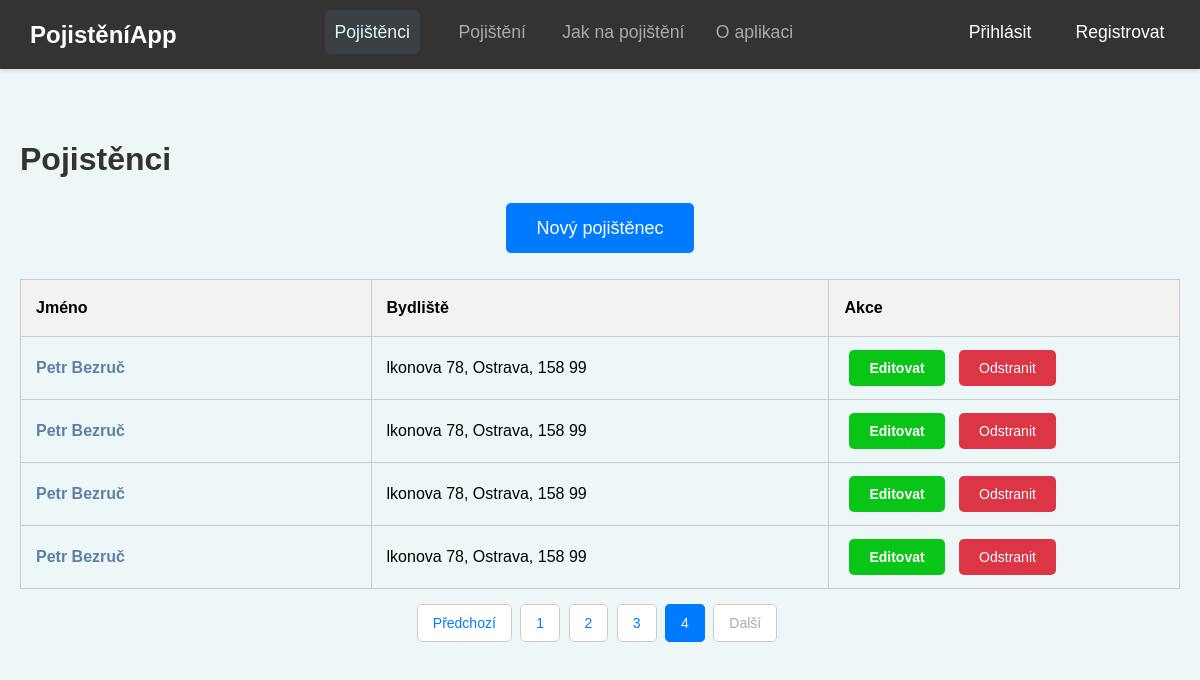
The app's page /pojisteni/seznam/?page=4, older data.
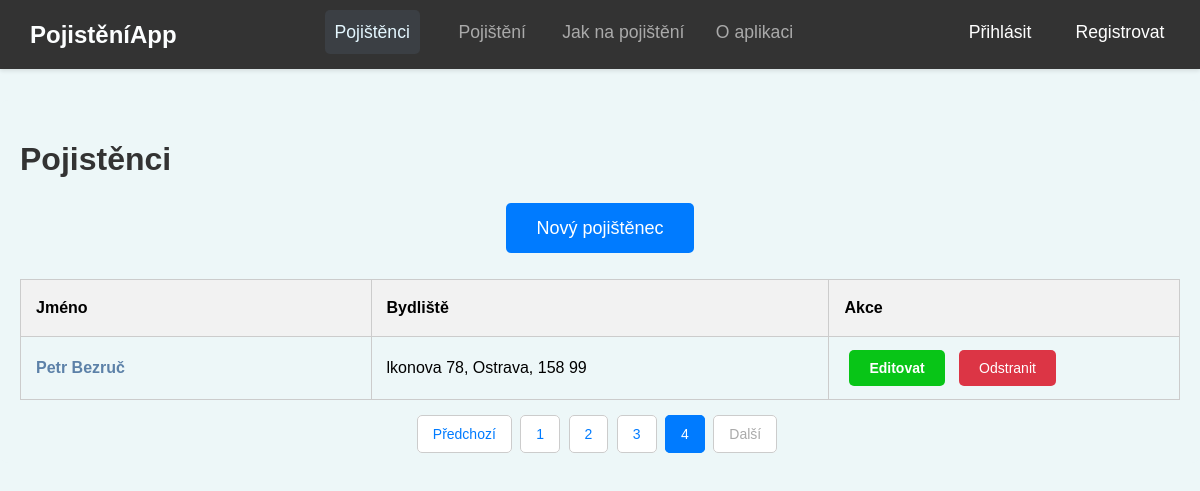
The same page, newer data.
### insurance/models.py (models this page shows, shortened)
class InsuredPerson(models.Model):
    first_name = models.CharField("Jméno", max_length=100)
    last_name = models.CharField("Příjmení", max_length=100)
    email = models.EmailField("Email")
    phone_number = models.CharField("Telefonní číslo", max_length=16)
    street_address = models.CharField("Ulice a číslo popisné", max_length=255)
    city = models.CharField("Město", max_length=100)
    postal_code = models.CharField("PSČ", max_length=10)
    class Meta:
        verbose_name = "Pojištěná osoba"
        verbose_name_plural = "Pojištěné osoby"

### insurance/views.py (the view)
# urls.py: path('', lambda request: redirect('insured_list'), name='index'),  # Přesměrování na seznam pojištěnců
def index(request):
    insured_people_list = InsuredPerson.objects.all()
    paginator = Paginator(insured_people_list, 10)  # počet pojištěnců na stránku
    page_number = request.GET.get('page')
    insured_people = paginator.get_page(page_number)
    return render(request, 'insurance/index.html', {'insured_people': insured_people})

### insurance/templates/insurance/index.html (shortened to what this page needs)
{% extends 'insurance/base.html' %}
{% block content %}
    <div class="container">
        <h1>Pojistěnci</h1>
        <div class="new-insured-button-container">
            <a href="{% url 'add_insured' %}" class="btn btn-primary new-insured-button">Nový pojištěnec</a>
        </div>
        <table class="table table-striped">
            <thead>
                <tr>
                    <th>Jméno</th>
                    <th>Bydliště</th>
                    <th>Akce</th>
                </tr>
            </thead>
            <tbody>
                {% for person in insured_people %}
                <tr>
                    <td><a href="{% url 'insured_detail' person.id %}">{{ person.first_name }} {{ person.last_name }}</a></td>
                    <td>{{ person.street_address }}, {{ person.city }}, {{ person.postal_code }}</td>
                    <td>
                        <a href="{% url 'edit_insured' person.id %}" class="btn btn-warning">Editovat</a>
                        <form action="{% url 'delete_insured' person.id %}" method="post" style="display:inline;">
                            <button type="submit" class="btn btn-danger">Odstranit</button>
                        </form>
                    </td>
                </tr>
                {% endfor %}
            </tbody>
        </table>
        <div class="pagination">
            <span class="step-links">
                {% if insured_people.has_previous %}
                    <a href="?page={{ insured_people.previous_page_number }}" class="btn btn-light">Předchozí</a>
                {% else %}
                    <a href="#" class="btn btn-light disabled">Předchozí</a>
                {% endif %}
                {% for num in insured_people.paginator.page_range %}
                    {% if insured_people.number == num %}
                        <a href="?page={{ num }}" class="btn btn-primary">{{ num }}</a>
                    {% else %}
                        <a href="?page={{ num }}" class="btn btn-light">{{ num }}</a>
                    {% endif %}
                {% endfor %}
                {% if insured_people.has_next %}
                    <a href="?page={{ insured_people.next_page_number }}" class="btn btn-light">Další</a>
                {% else %}
                    <a href="#" class="btn btn-light disabled">Další</a>
                {% endif %}
            </span>
        </div>
    </div>
{% endblock %}

Row changes from the older to the newer data that the page shows:
removed InsuredPerson: first_name "Petr", last_name "Bezruč", street_address "lkonova 78", city "Ostrava", postal_code "158 99"
removed InsuredPerson: first_name "Petr", last_name "Bezruč", street_address "lkonova 78", city "Ostrava", postal_code "158 99"
removed InsuredPerson: first_name "Petr", last_name "Bezruč", street_address "lkonova 78", city "Ostrava", postal_code "158 99"
